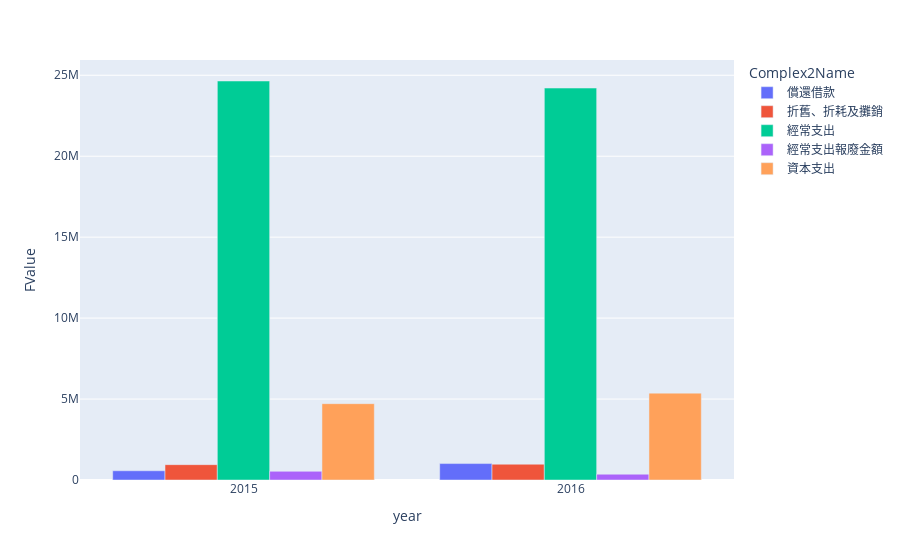

Source (notebook cell):
### Code cell
import plotly.express as px
fig = px.bar(result, x="year", y="FValue", 
             color="Complex2Name", barmode="group")
fig.show()

### Figure 1 — Plotly figure (JSON) as saved in the notebook; plotly's stock layout.template omitted (floating-point values rounded to 4 significant figures)
{"data": [{"alignmentgroup": "True", "hovertemplate": "Complex2Name=償還借款<br>year=%{x}<br>FValue=%{y}<extra></extra>", "legendgroup": "償還借款", "marker": {"color": "#636efa", "pattern": {"shape": ""}}, "name": "償還借款", "offsetgroup": "償還借款", "orientation": "v", "showlegend": true, "textposition": "auto", "type": "bar", "x": [2015, 2016], "xaxis": "x", "y": [569998, 1014559], "yaxis": "y"}, {"alignmentgroup": "True", "hovertemplate": "Complex2Name=折舊、折耗及攤銷<br>year=%{x}<br>FValue=%{y}<extra></extra>", "legendgroup": "折舊、折耗及攤銷", "marker": {"color": "#EF553B", "pattern": {"shape": ""}}, "name": "折舊、折耗及攤銷", "offsetgroup": "折舊、折耗及攤銷", "orientation": "v", "showlegend": true, "textposition": "auto", "type": "bar", "x": [2015, 2016], "xaxis": "x", "y": [947209, 975539], "yaxis": "y"}, {"alignmentgroup": "True", "hovertemplate": "Complex2Name=經常支出<br>year=%{x}<br>FValue=%{y}<extra></extra>", "legendgroup": "經常支出", "marker": {"color": "#00cc96", "pattern": {"shape": ""}}, "name": "經常支出", "offsetgroup": "經常支出", "orientation": "v", "showlegend": true, "textposition": "auto", "type": "bar", "x": [2015, 2016], "xaxis": "x", "y": [24645292, 24209205], "yaxis": "y"}, {"alignmentgroup": "True", "hovertemplate": "Complex2Name=經常支出報廢金額<br>year=%{x}<br>FValue=%{y}<extra></extra>", "legendgroup": "經常支出報廢金額", "marker": {"color": "#ab63fa", "pattern": {"shape": ""}}, "name": "經常支出報廢金額", "offsetgroup": "經常支出報廢金額", "orientation": "v", "showlegend": true, "textposition": "auto", "type": "bar", "x": [2015, 2016], "xaxis": "x", "y": [534787, 357410], "yaxis": "y"}, {"alignmentgroup": "True", "hovertemplate": "Complex2Name=資本支出<br>year=%{x}<br>FValue=%{y}<extra></extra>", "legendgroup": "資本支出", "marker": {"color": "#FFA15A", "pattern": {"shape": ""}}, "name": "資本支出", "offsetgroup": "資本支出", "orientation": "v", "showlegend": true, "textposition": "auto", "type": "bar", "x": [2015, 2016], "xaxis": "x", "y": [4714075, 5365361], "yaxis": "y"}], "layout": {"barmode": "group", "legend": {"title": {"text": "Complex2Name"}, "tracegroupgap": 0}, "margin": {"t": 60}, "xaxis": {"anchor": "y", "domain": [0, 1], "title": {"text": "year"}}, "yaxis": {"anchor": "x", "domain": [0, 1], "title": {"text": "FValue"}}}}
